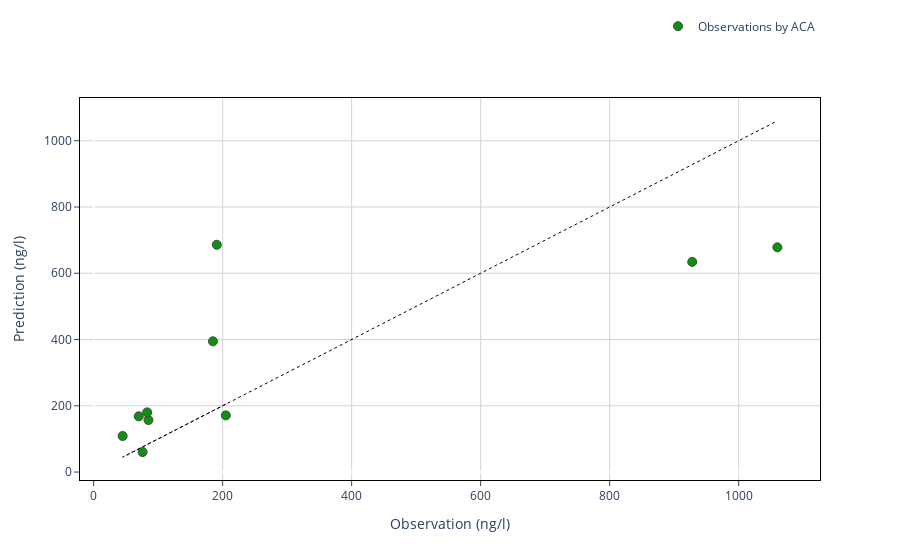

Source (notebook cell):
### Code cell
swatpy.scatter_plot(title= None, path=f'C:\\Users\\joans\\OneDrive\\Escriptori\\icra\\traca_contaminacio\\traca_contaminacio\\images\\{contaminant}_{conca}_scatter.pdf')
#swatpy.scatter_plot()

### Figure 1 — Plotly figure (JSON) as saved in the notebook; plotly's stock layout.template omitted (floating-point values rounded to 4 significant figures)
{"data": [{"customdata": [[280], [74], [193], [171], [281], [281], [146], [138], [91], [88]], "hovertemplate": "origen=Observations by ACA<br>observacio (ng/l)=%{x}<br>prediccio (ng/l)=%{y}<br>gis_id=%{customdata[0]}<extra></extra>", "legendgroup": "Observations by ACA", "marker": {"color": "#0d920d", "line": {"width": 1}, "size": 9, "symbol": "circle"}, "mode": "markers", "name": "Observations by ACA", "orientation": "v", "showlegend": true, "type": "scatter", "x": [205, 45, 70, 76, 85, 83, 191, 928, 185, 1060], "xaxis": "x", "y": [171.1, 108.8, 168.2, 60.32, 157.1, 180.1, 686.1, 634.3, 394.6, 678.3], "yaxis": "y"}, {"line": {"color": "black", "dash": "dot", "width": 1}, "marker": {"opacity": 0}, "showlegend": false, "type": "scatter", "x": [205, 45, 70, 76, 85, 83, 191, 928, 185, 1060], "y": [205, 45, 70, 76, 85, 83, 191, 928, 185, 1060]}], "layout": {"legend": {"orientation": "h", "title": {"text": ""}, "tracegroupgap": 0, "x": 1, "xanchor": "right", "y": 1.15, "yanchor": "bottom"}, "margin": {"t": 60}, "plot_bgcolor": "white", "showlegend": true, "title": {}, "xaxis": {"anchor": "y", "domain": [0, 1], "gridcolor": "lightgrey", "linecolor": "black", "mirror": true, "showline": true, "ticks": "outside", "title": {"text": "Observation (ng/l)"}}, "yaxis": {"anchor": "x", "domain": [0, 1], "gridcolor": "lightgrey", "linecolor": "black", "mirror": true, "showline": true, "ticks": "outside", "title": {"text": "Prediction (ng/l)"}}}}
